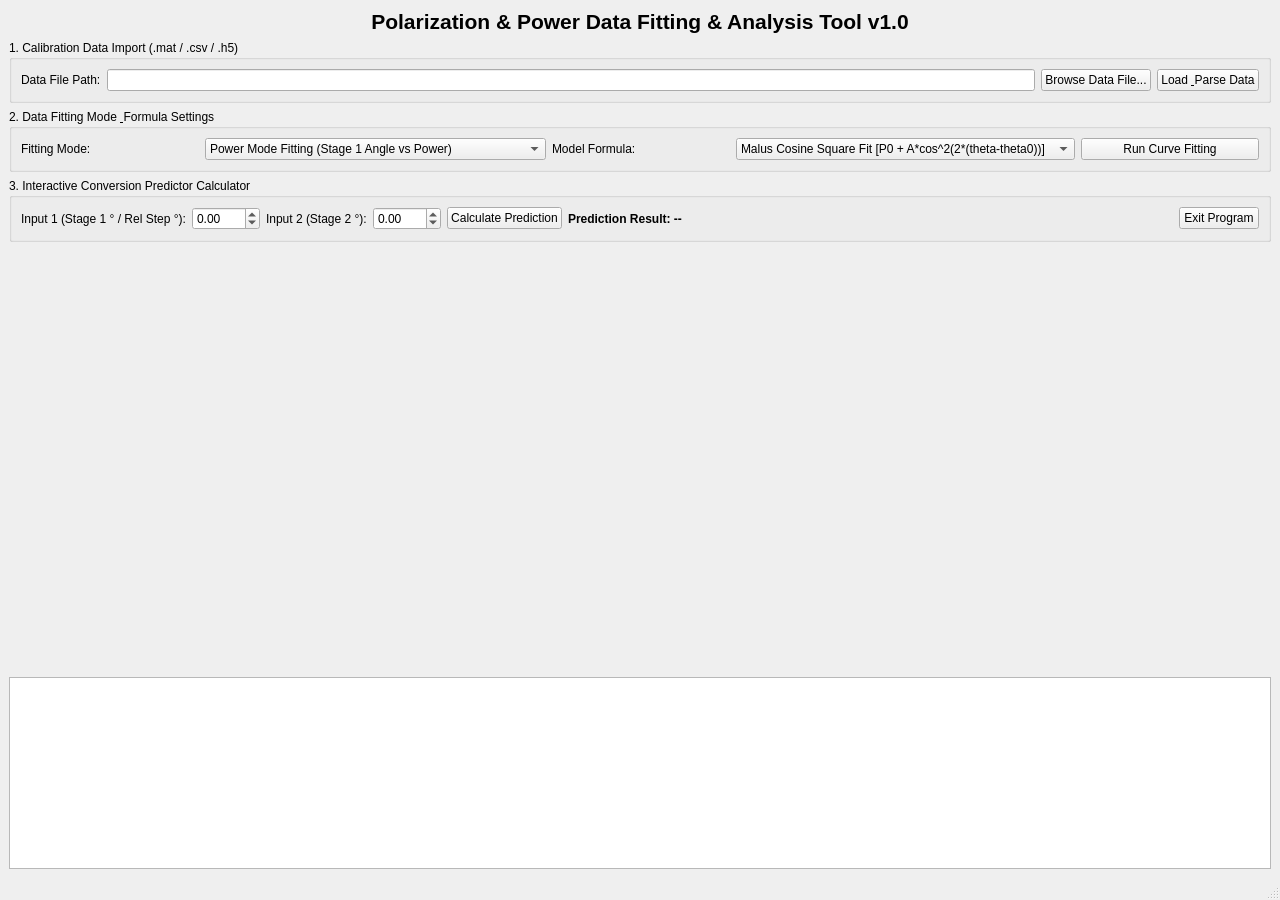
<?xml version="1.0" encoding="UTF-8"?>
<ui version="4.0">
 <class>MainWindow</class>
 <widget class="QMainWindow" name="MainWindow">
  <property name="geometry">
   <rect>
    <x>0</x>
    <y>0</y>
    <width>1280</width>
    <height>900</height>
   </rect>
  </property>
  <property name="windowTitle">
   <string>Polarization &amp; Power Data Fitting Tool v1.0</string>
  </property>
  <widget class="QWidget" name="centralwidget">
   <layout class="QVBoxLayout" name="mainLayout">
    
    <!-- Title Header -->
    <item>
     <widget class="QLabel" name="lbl_title">
      <property name="font">
       <font>
        <pointsize>16</pointsize>
        <bold>true</bold>
       </font>
      </property>
      <property name="text">
       <string>Polarization &amp; Power Data Fitting &amp; Analysis Tool v1.0</string>
      </property>
      <property name="alignment">
       <set>Qt::AlignCenter</set>
      </property>
     </widget>
    </item>

    <!-- Top Data File Import GroupBox -->
    <item>
     <widget class="QGroupBox" name="grp_import">
      <property name="title">
       <string>1. Calibration Data Import (.mat / .csv / .h5)</string>
      </property>
      <layout class="QHBoxLayout" name="layout_import">
       <item>
        <widget class="QLabel" name="lbl_file">
         <property name="text">
          <string>Data File Path:</string>
         </property>
        </widget>
       </item>
       <item>
        <widget class="QLineEdit" name="line_file_path"/>
       </item>
       <item>
        <widget class="QPushButton" name="btn_browse_file">
         <property name="text">
          <string>Browse Data File...</string>
         </property>
        </widget>
       </item>
       <item>
        <widget class="QPushButton" name="btn_load_data">
         <property name="text">
          <string>Load &amp; Parse Data</string>
         </property>
        </widget>
       </item>
      </layout>
     </widget>
    </item>

    <!-- Fitting Settings & Model Selector GroupBox -->
    <item>
     <widget class="QGroupBox" name="grp_fit_setup">
      <property name="title">
       <string>2. Data Fitting Mode &amp; Formula Settings</string>
      </property>
      <layout class="QHBoxLayout" name="layout_fit_setup">
       <item>
        <widget class="QLabel" name="lbl_fit_mode">
         <property name="text">
          <string>Fitting Mode:</string>
         </property>
        </widget>
       </item>
       <item>
        <widget class="QComboBox" name="combo_fit_mode">
         <item>
          <property name="text">
           <string>Power Mode Fitting (Stage 1 Angle vs Power)</string>
          </property>
         </item>
         <item>
          <property name="text">
           <string>Polarization Mode Fitting (Stage 2 Angle vs Stage 1 Step)</string>
          </property>
         </item>
        </widget>
       </item>
       <item>
        <widget class="QLabel" name="lbl_formula">
         <property name="text">
          <string>Model Formula:</string>
         </property>
        </widget>
       </item>
       <item>
        <widget class="QComboBox" name="combo_formula">
         <item>
          <property name="text">
           <string>Malus Cosine Square Fit [P0 + A*cos^2(2*(theta-theta0))]</string>
          </property>
         </item>
         <item>
          <property name="text">
           <string>Sine Wave Fit [A*sin(w*theta + phi) + C]</string>
          </property>
         </item>
         <item>
          <property name="text">
           <string>Linear Fit [y = a*x + b]</string>
          </property>
         </item>
         <item>
          <property name="text">
           <string>Polynomial Fit (Deg 2) [y = a*x^2 + b*x + c]</string>
          </property>
         </item>
        </widget>
       </item>
       <item>
        <widget class="QPushButton" name="btn_run_fit">
         <property name="text">
          <string>Run Curve Fitting</string>
         </property>
        </widget>
       </item>
      </layout>
     </widget>
    </item>

    <!-- Interactive Conversion Predictor Calculator GroupBox -->
    <item>
     <widget class="QGroupBox" name="grp_calculator">
      <property name="title">
       <string>3. Interactive Conversion Predictor Calculator</string>
      </property>
      <layout class="QHBoxLayout" name="layout_calc">
       <item>
        <widget class="QLabel" name="lbl_calc_in1">
         <property name="text">
          <string>Input 1 (Stage 1 ° / Rel Step °):</string>
         </property>
        </widget>
       </item>
       <item>
        <widget class="QDoubleSpinBox" name="spin_calc_in1">
         <property name="decimals">
          <number>2</number>
         </property>
         <property name="minimum">
          <double>-360.00</double>
         </property>
         <property name="maximum">
          <double>360.00</double>
         </property>
         <property name="value">
          <double>0.00</double>
         </property>
        </widget>
       </item>
       <item>
        <widget class="QLabel" name="lbl_calc_in2">
         <property name="text">
          <string>Input 2 (Stage 2 °):</string>
         </property>
        </widget>
       </item>
       <item>
        <widget class="QDoubleSpinBox" name="spin_calc_in2">
         <property name="decimals">
          <number>2</number>
         </property>
         <property name="minimum">
          <double>-360.00</double>
         </property>
         <property name="maximum">
          <double>360.00</double>
         </property>
         <property name="value">
          <double>0.00</double>
         </property>
        </widget>
       </item>
       <item>
        <widget class="QPushButton" name="btn_calculate">
         <property name="text">
          <string>Calculate Prediction</string>
         </property>
        </widget>
       </item>
       <item>
        <widget class="QLabel" name="lbl_calc_result">
         <property name="font">
          <font>
           <bold>true</bold>
          </font>
         </property>
         <property name="text">
          <string>Prediction Result: --</string>
         </property>
        </widget>
       </item>
       <item>
        <spacer name="horizontalSpacer">
         <property name="orientation">
          <enum>Qt::Horizontal</enum>
         </property>
         <property name="sizeHint" stdset="0">
          <size>
           <width>40</width>
           <height>20</height>
          </size>
         </property>
        </spacer>
       </item>
       <item>
        <widget class="QPushButton" name="btn_exit">
         <property name="text">
          <string>Exit Program</string>
         </property>
        </widget>
       </item>
      </layout>
     </widget>
    </item>

    <!-- pyqtgraph Real-Time & Fitted Curve Chart -->
    <item>
     <widget class="PlotWidget" name="powerChart" native="true">
      <property name="sizePolicy">
       <sizepolicy hsizetype="Expanding" vsizetype="Expanding">
        <horstretch>0</horstretch>
        <verstretch>1</verstretch>
       </sizepolicy>
      </property>
     </widget>
    </item>

    <!-- Output Log & Formula Parameter Text Edit Box -->
    <item>
     <widget class="QTextEdit" name="txt_formula_log">
      <property name="sizePolicy">
       <sizepolicy hsizetype="Expanding" vsizetype="Preferred">
        <horstretch>0</horstretch>
        <verstretch>0</verstretch>
       </sizepolicy>
      </property>
      <property name="maximumHeight">
       <number>180</number>
      </property>
      <property name="readOnly">
       <bool>true</bool>
      </property>
     </widget>
    </item>

   </layout>
  </widget>
  <widget class="QStatusBar" name="statusbar"/>
 </widget>
 <customwidgets>
  <customwidget>
   <class>PlotWidget</class>
   <extends>QWidget</extends>
   <header>plotwidget.h</header>
   <container>1</container>
  </customwidget>
 </customwidgets>
 <resources/>
 <connections/>
</ui>
